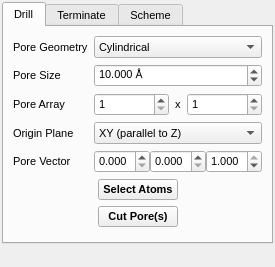
<?xml version="1.0" encoding="UTF-8"?>
<ui version="4.0">
 <class>PoresWidget</class>
 <widget class="QDockWidget" name="PoresWidget">
  <property name="geometry">
   <rect>
    <x>0</x>
    <y>0</y>
    <width>273</width>
    <height>267</height>
   </rect>
  </property>
  <property name="sizePolicy">
   <sizepolicy hsizetype="Preferred" vsizetype="MinimumExpanding">
    <horstretch>0</horstretch>
    <verstretch>0</verstretch>
   </sizepolicy>
  </property>
  <property name="minimumSize">
   <size>
    <width>273</width>
    <height>267</height>
   </size>
  </property>
  <property name="maximumSize">
   <size>
    <width>275</width>
    <height>524287</height>
   </size>
  </property>
  <property name="font">
   <font>
    <pointsize>8</pointsize>
   </font>
  </property>
  <property name="floating">
   <bool>true</bool>
  </property>
  <property name="allowedAreas">
   <set>Qt::LeftDockWidgetArea|Qt::RightDockWidgetArea</set>
  </property>
  <property name="windowTitle">
   <string>Pore Builder</string>
  </property>
  <widget class="QWidget" name="dockWidgetContents">
   <layout class="QVBoxLayout" name="verticalLayout_4">
    <property name="margin">
     <number>2</number>
    </property>
    <item>
     <widget class="QTabWidget" name="PoreTabWidget">
      <property name="sizePolicy">
       <sizepolicy hsizetype="Expanding" vsizetype="Expanding">
        <horstretch>0</horstretch>
        <verstretch>0</verstretch>
       </sizepolicy>
      </property>
      <property name="minimumSize">
       <size>
        <width>0</width>
        <height>0</height>
       </size>
      </property>
      <property name="currentIndex">
       <number>0</number>
      </property>
      <widget class="QWidget" name="DrillTab">
       <attribute name="title">
        <string>Drill</string>
       </attribute>
       <layout class="QVBoxLayout" name="verticalLayout_2">
        <item>
         <layout class="QGridLayout" name="gridLayout">
          <item row="0" column="0">
           <widget class="QLabel" name="label">
            <property name="sizePolicy">
             <sizepolicy hsizetype="Minimum" vsizetype="Preferred">
              <horstretch>0</horstretch>
              <verstretch>0</verstretch>
             </sizepolicy>
            </property>
            <property name="text">
             <string>Pore Geometry</string>
            </property>
           </widget>
          </item>
          <item row="0" column="1">
           <widget class="QComboBox" name="PoreGeometryCombo">
            <property name="sizePolicy">
             <sizepolicy hsizetype="Expanding" vsizetype="Fixed">
              <horstretch>0</horstretch>
              <verstretch>0</verstretch>
             </sizepolicy>
            </property>
            <property name="toolTip">
             <string>Shape of the pores to drill</string>
            </property>
            <item>
             <property name="text">
              <string>Cylindrical</string>
             </property>
            </item>
           </widget>
          </item>
          <item row="2" column="0">
           <widget class="QLabel" name="label_2">
            <property name="text">
             <string>Pore Array</string>
            </property>
           </widget>
          </item>
          <item row="1" column="1">
           <widget class="QDoubleSpinBox" name="PoreSizeSpin">
            <property name="toolTip">
             <string>Size parameter for the selected pore geometry</string>
            </property>
            <property name="suffix">
             <string> Å</string>
            </property>
            <property name="decimals">
             <number>3</number>
            </property>
            <property name="value">
             <double>10.000000000000000</double>
            </property>
           </widget>
          </item>
          <item row="2" column="1">
           <layout class="QHBoxLayout" name="horizontalLayout">
            <item>
             <widget class="QSpinBox" name="ArrayXSpin">
              <property name="sizePolicy">
               <sizepolicy hsizetype="Expanding" vsizetype="Fixed">
                <horstretch>0</horstretch>
                <verstretch>0</verstretch>
               </sizepolicy>
              </property>
              <property name="toolTip">
               <string>Number of pores to drill along first plane axis</string>
              </property>
              <property name="minimum">
               <number>1</number>
              </property>
              <property name="maximum">
               <number>1000</number>
              </property>
             </widget>
            </item>
            <item>
             <widget class="QLabel" name="label_3">
              <property name="sizePolicy">
               <sizepolicy hsizetype="Minimum" vsizetype="Preferred">
                <horstretch>0</horstretch>
                <verstretch>0</verstretch>
               </sizepolicy>
              </property>
              <property name="text">
               <string>x</string>
              </property>
             </widget>
            </item>
            <item>
             <widget class="QSpinBox" name="ArrayYSpin">
              <property name="sizePolicy">
               <sizepolicy hsizetype="Expanding" vsizetype="Fixed">
                <horstretch>0</horstretch>
                <verstretch>0</verstretch>
               </sizepolicy>
              </property>
              <property name="toolTip">
               <string>Number of pores to drill along second plane axis</string>
              </property>
              <property name="minimum">
               <number>1</number>
              </property>
              <property name="maximum">
               <number>1000</number>
              </property>
             </widget>
            </item>
           </layout>
          </item>
          <item row="1" column="0">
           <widget class="QLabel" name="label_4">
            <property name="text">
             <string>Pore Size</string>
            </property>
           </widget>
          </item>
          <item row="3" column="0">
           <widget class="QLabel" name="label_12">
            <property name="text">
             <string>Origin Plane</string>
            </property>
           </widget>
          </item>
          <item row="3" column="1">
           <widget class="QComboBox" name="OriginPlaneCombo">
            <property name="toolTip">
             <string>Origin plane (cell / crystal face) of the pores</string>
            </property>
            <property name="currentIndex">
             <number>2</number>
            </property>
            <item>
             <property name="text">
              <string>YZ (parallel to X)</string>
             </property>
            </item>
            <item>
             <property name="text">
              <string>XZ (parallel to Y)</string>
             </property>
            </item>
            <item>
             <property name="text">
              <string>XY (parallel to Z)</string>
             </property>
            </item>
           </widget>
          </item>
          <item row="4" column="0">
           <widget class="QLabel" name="label_13">
            <property name="text">
             <string>Pore Vector</string>
            </property>
           </widget>
          </item>
          <item row="4" column="1">
           <layout class="QHBoxLayout" name="horizontalLayout_7">
            <property name="spacing">
             <number>0</number>
            </property>
            <item>
             <widget class="QDoubleSpinBox" name="PoreVectorX">
              <property name="decimals">
               <number>3</number>
              </property>
              <property name="maximum">
               <double>1.000000000000000</double>
              </property>
              <property name="singleStep">
               <double>0.100000000000000</double>
              </property>
             </widget>
            </item>
            <item>
             <widget class="QDoubleSpinBox" name="PoreVectorY">
              <property name="decimals">
               <number>3</number>
              </property>
              <property name="maximum">
               <double>1.000000000000000</double>
              </property>
              <property name="singleStep">
               <double>0.100000000000000</double>
              </property>
             </widget>
            </item>
            <item>
             <widget class="QDoubleSpinBox" name="PoreVectorZ">
              <property name="decimals">
               <number>3</number>
              </property>
              <property name="maximum">
               <double>1.000000000000000</double>
              </property>
              <property name="singleStep">
               <double>0.100000000000000</double>
              </property>
              <property name="value">
               <double>1.000000000000000</double>
              </property>
             </widget>
            </item>
           </layout>
          </item>
         </layout>
        </item>
        <item>
         <layout class="QHBoxLayout" name="horizontalLayout_2">
          <item>
           <spacer name="horizontalSpacer">
            <property name="orientation">
             <enum>Qt::Horizontal</enum>
            </property>
            <property name="sizeHint" stdset="0">
             <size>
              <width>40</width>
              <height>20</height>
             </size>
            </property>
           </spacer>
          </item>
          <item>
           <layout class="QVBoxLayout" name="verticalLayout">
            <item>
             <widget class="QPushButton" name="PoreSelectButton">
              <property name="font">
               <font>
                <weight>75</weight>
                <bold>true</bold>
               </font>
              </property>
              <property name="text">
               <string>Select Atoms</string>
              </property>
             </widget>
            </item>
            <item>
             <widget class="QPushButton" name="PoreSelectAndCutButton">
              <property name="font">
               <font>
                <weight>75</weight>
                <bold>true</bold>
               </font>
              </property>
              <property name="text">
               <string>Cut Pore(s)</string>
              </property>
             </widget>
            </item>
           </layout>
          </item>
          <item>
           <spacer name="horizontalSpacer_2">
            <property name="orientation">
             <enum>Qt::Horizontal</enum>
            </property>
            <property name="sizeHint" stdset="0">
             <size>
              <width>40</width>
              <height>20</height>
             </size>
            </property>
           </spacer>
          </item>
         </layout>
        </item>
        <item>
         <spacer name="verticalSpacer_4">
          <property name="orientation">
           <enum>Qt::Vertical</enum>
          </property>
          <property name="sizeHint" stdset="0">
           <size>
            <width>20</width>
            <height>0</height>
           </size>
          </property>
         </spacer>
        </item>
       </layout>
      </widget>
      <widget class="QWidget" name="TerminateTab">
       <attribute name="title">
        <string>Terminate</string>
       </attribute>
       <layout class="QVBoxLayout" name="verticalLayout_5">
        <item>
         <layout class="QHBoxLayout" name="horizontalLayout_8">
          <item>
           <spacer name="horizontalSpacer_7">
            <property name="orientation">
             <enum>Qt::Horizontal</enum>
            </property>
            <property name="sizeHint" stdset="0">
             <size>
              <width>40</width>
              <height>20</height>
             </size>
            </property>
           </spacer>
          </item>
          <item>
           <widget class="QPushButton" name="TerminateButton">
            <property name="font">
             <font>
              <weight>75</weight>
              <bold>true</bold>
             </font>
            </property>
            <property name="text">
             <string>Terminate</string>
            </property>
           </widget>
          </item>
          <item>
           <spacer name="horizontalSpacer_8">
            <property name="orientation">
             <enum>Qt::Horizontal</enum>
            </property>
            <property name="sizeHint" stdset="0">
             <size>
              <width>40</width>
              <height>20</height>
             </size>
            </property>
           </spacer>
          </item>
         </layout>
        </item>
        <item>
         <spacer name="verticalSpacer_2">
          <property name="orientation">
           <enum>Qt::Vertical</enum>
          </property>
          <property name="sizeHint" stdset="0">
           <size>
            <width>20</width>
            <height>40</height>
           </size>
          </property>
         </spacer>
        </item>
       </layout>
      </widget>
      <widget class="QWidget" name="SchemeTab">
       <attribute name="title">
        <string>Scheme</string>
       </attribute>
       <layout class="QVBoxLayout" name="verticalLayout_3">
        <item>
         <layout class="QHBoxLayout" name="horizontalLayout_3">
          <item>
           <widget class="QLabel" name="label_5">
            <property name="text">
             <string>Grid Size</string>
            </property>
           </widget>
          </item>
          <item>
           <widget class="QSpinBox" name="PartitionGridXSpin">
            <property name="sizePolicy">
             <sizepolicy hsizetype="Expanding" vsizetype="Fixed">
              <horstretch>0</horstretch>
              <verstretch>0</verstretch>
             </sizepolicy>
            </property>
            <property name="minimum">
             <number>1</number>
            </property>
            <property name="maximum">
             <number>1000</number>
            </property>
            <property name="value">
             <number>50</number>
            </property>
           </widget>
          </item>
          <item>
           <widget class="QLabel" name="label_7">
            <property name="sizePolicy">
             <sizepolicy hsizetype="Minimum" vsizetype="Preferred">
              <horstretch>0</horstretch>
              <verstretch>0</verstretch>
             </sizepolicy>
            </property>
            <property name="text">
             <string>x</string>
            </property>
           </widget>
          </item>
          <item>
           <widget class="QSpinBox" name="PartitionGridYSpin">
            <property name="sizePolicy">
             <sizepolicy hsizetype="Expanding" vsizetype="Fixed">
              <horstretch>0</horstretch>
              <verstretch>0</verstretch>
             </sizepolicy>
            </property>
            <property name="minimum">
             <number>1</number>
            </property>
            <property name="maximum">
             <number>1000</number>
            </property>
            <property name="value">
             <number>50</number>
            </property>
           </widget>
          </item>
          <item>
           <widget class="QLabel" name="label_6">
            <property name="sizePolicy">
             <sizepolicy hsizetype="Minimum" vsizetype="Preferred">
              <horstretch>0</horstretch>
              <verstretch>0</verstretch>
             </sizepolicy>
            </property>
            <property name="text">
             <string>x</string>
            </property>
           </widget>
          </item>
          <item>
           <widget class="QSpinBox" name="PartitionGridZSpin">
            <property name="sizePolicy">
             <sizepolicy hsizetype="Expanding" vsizetype="Fixed">
              <horstretch>0</horstretch>
              <verstretch>0</verstretch>
             </sizepolicy>
            </property>
            <property name="minimum">
             <number>1</number>
            </property>
            <property name="maximum">
             <number>1000</number>
            </property>
            <property name="value">
             <number>50</number>
            </property>
           </widget>
          </item>
         </layout>
        </item>
        <item>
         <layout class="QGridLayout" name="gridLayout_3">
          <item row="0" column="0">
           <widget class="QLabel" name="label_8">
            <property name="sizePolicy">
             <sizepolicy hsizetype="Minimum" vsizetype="Preferred">
              <horstretch>0</horstretch>
              <verstretch>0</verstretch>
             </sizepolicy>
            </property>
            <property name="text">
             <string>Minimum Partition Size (%)</string>
            </property>
           </widget>
          </item>
          <item row="0" column="1">
           <widget class="QDoubleSpinBox" name="MinimumPartitionSizeSpin">
            <property name="value">
             <double>5.000000000000000</double>
            </property>
           </widget>
          </item>
          <item row="1" column="1">
           <widget class="QSpinBox" name="AtomExtentSpin">
            <property name="sizePolicy">
             <sizepolicy hsizetype="Expanding" vsizetype="Fixed">
              <horstretch>0</horstretch>
              <verstretch>0</verstretch>
             </sizepolicy>
            </property>
            <property name="minimum">
             <number>0</number>
            </property>
            <property name="singleStep">
             <number>1</number>
            </property>
            <property name="value">
             <number>2</number>
            </property>
           </widget>
          </item>
          <item row="1" column="0">
           <widget class="QLabel" name="label_14">
            <property name="text">
             <string>Atom Extent (cells)</string>
            </property>
           </widget>
          </item>
         </layout>
        </item>
        <item>
         <layout class="QHBoxLayout" name="horizontalLayout_5">
          <item>
           <spacer name="horizontalSpacer_3">
            <property name="orientation">
             <enum>Qt::Horizontal</enum>
            </property>
            <property name="sizeHint" stdset="0">
             <size>
              <width>40</width>
              <height>20</height>
             </size>
            </property>
           </spacer>
          </item>
          <item>
           <widget class="QPushButton" name="GenerateSchemeButton">
            <property name="font">
             <font>
              <weight>75</weight>
              <bold>true</bold>
             </font>
            </property>
            <property name="text">
             <string>Generate</string>
            </property>
           </widget>
          </item>
          <item>
           <spacer name="horizontalSpacer_4">
            <property name="orientation">
             <enum>Qt::Horizontal</enum>
            </property>
            <property name="sizeHint" stdset="0">
             <size>
              <width>40</width>
              <height>20</height>
             </size>
            </property>
           </spacer>
          </item>
         </layout>
        </item>
        <item>
         <layout class="QGridLayout" name="gridLayout_2">
          <item row="0" column="0">
           <widget class="QLabel" name="label_9">
            <property name="sizePolicy">
             <sizepolicy hsizetype="Expanding" vsizetype="Preferred">
              <horstretch>0</horstretch>
              <verstretch>0</verstretch>
             </sizepolicy>
            </property>
            <property name="text">
             <string>Number of Detected Partitions</string>
            </property>
           </widget>
          </item>
          <item row="0" column="1">
           <widget class="QLabel" name="PartitionNumberLabel">
            <property name="text">
             <string>0</string>
            </property>
           </widget>
          </item>
          <item row="1" column="0">
           <widget class="QLabel" name="label_10">
            <property name="text">
             <string>Total Volume of Partitions (%)</string>
            </property>
           </widget>
          </item>
          <item row="2" column="0">
           <widget class="QLabel" name="label_11">
            <property name="text">
             <string>Total Volume of Partitions (cubic Å)</string>
            </property>
           </widget>
          </item>
          <item row="1" column="1">
           <widget class="QLabel" name="PartitionVolumePercentLabel">
            <property name="text">
             <string>0</string>
            </property>
           </widget>
          </item>
          <item row="2" column="1">
           <widget class="QLabel" name="PartitionVolumeLabel">
            <property name="text">
             <string>0</string>
            </property>
           </widget>
          </item>
         </layout>
        </item>
        <item>
         <layout class="QHBoxLayout" name="horizontalLayout_6">
          <item>
           <spacer name="horizontalSpacer_5">
            <property name="orientation">
             <enum>Qt::Horizontal</enum>
            </property>
            <property name="sizeHint" stdset="0">
             <size>
              <width>40</width>
              <height>20</height>
             </size>
            </property>
           </spacer>
          </item>
          <item>
           <widget class="QPushButton" name="CopySchemeButton">
            <property name="font">
             <font>
              <weight>75</weight>
              <bold>true</bold>
             </font>
            </property>
            <property name="text">
             <string>Copy to Builder</string>
            </property>
           </widget>
          </item>
          <item>
           <spacer name="horizontalSpacer_6">
            <property name="orientation">
             <enum>Qt::Horizontal</enum>
            </property>
            <property name="sizeHint" stdset="0">
             <size>
              <width>40</width>
              <height>20</height>
             </size>
            </property>
           </spacer>
          </item>
         </layout>
        </item>
        <item>
         <spacer name="verticalSpacer_3">
          <property name="orientation">
           <enum>Qt::Vertical</enum>
          </property>
          <property name="sizeHint" stdset="0">
           <size>
            <width>20</width>
            <height>0</height>
           </size>
          </property>
         </spacer>
        </item>
       </layout>
      </widget>
     </widget>
    </item>
    <item>
     <spacer name="verticalSpacer">
      <property name="orientation">
       <enum>Qt::Vertical</enum>
      </property>
      <property name="sizeHint" stdset="0">
       <size>
        <width>20</width>
        <height>0</height>
       </size>
      </property>
     </spacer>
    </item>
   </layout>
  </widget>
 </widget>
 <resources>
  <include location="icons.qrc"/>
 </resources>
 <connections/>
</ui>
